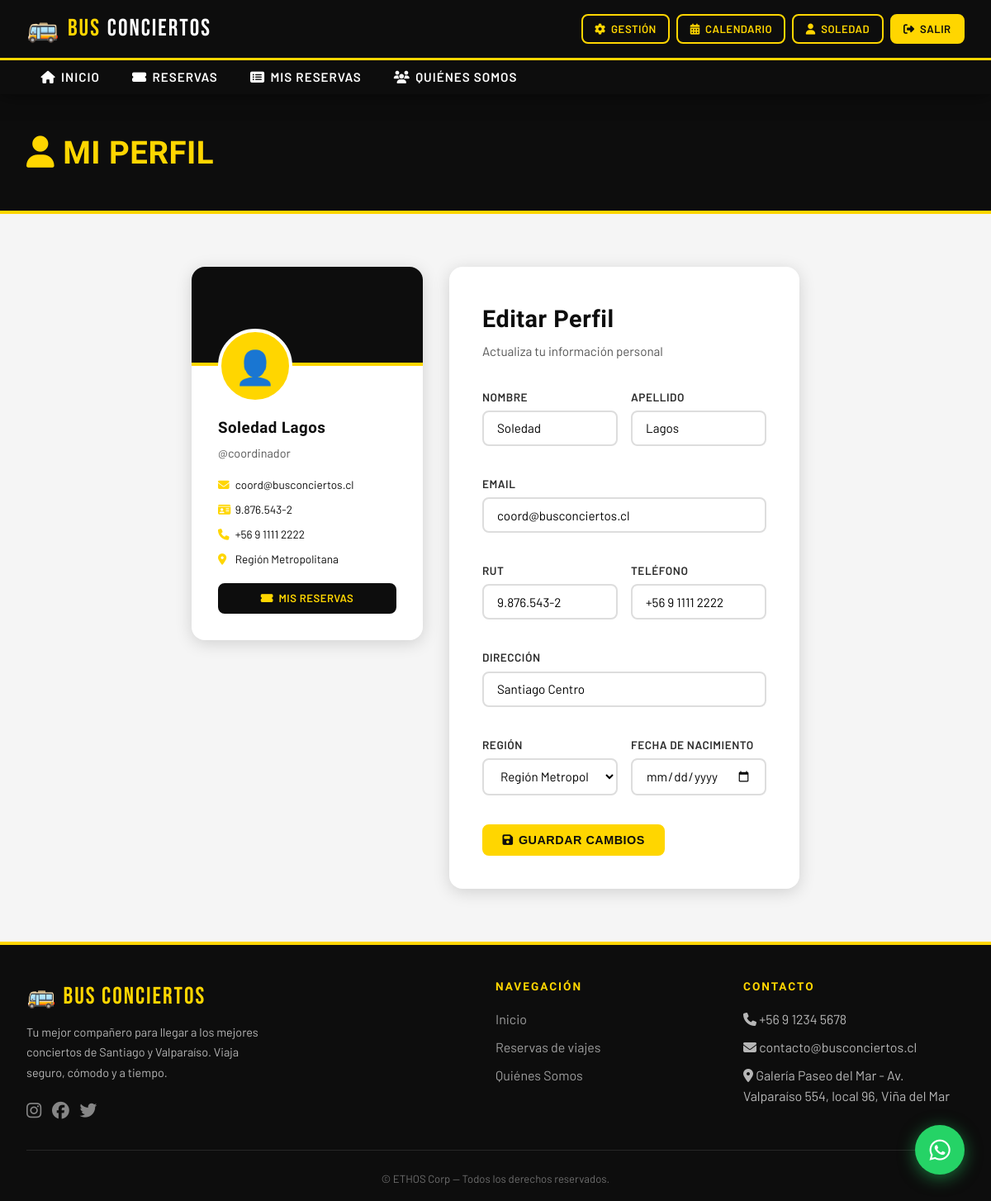
The app's page /usuarios/mi-perfil/ (signed in) with its own data.
### usuarios/models.py (models this page shows, shortened)
class PerfilUsuario(models.Model):
    REGION_CHOICES = [
        ('santiago', 'Región Metropolitana'),
        ('valparaiso', 'Región de Valparaíso'),
        ('otra', 'Otra región'),
    ]
    usuario = models.OneToOneField(User, on_delete=models.CASCADE, related_name='perfilusuario')
    rut = models.CharField(max_length=12, unique=True, verbose_name='RUT')
    telefono = models.CharField(max_length=20, verbose_name='Teléfono')
    direccion = models.CharField(max_length=300, verbose_name='Dirección')
    region = models.CharField(max_length=20, choices=REGION_CHOICES, default='santiago', verbose_name='Región')
    fecha_nacimiento = models.DateField(null=True, blank=True, verbose_name='Fecha de Nacimiento')
    creado_en = models.DateTimeField(auto_now_add=True)
    class Meta:
        verbose_name = 'Perfil de Usuario'
        verbose_name_plural = 'Perfiles de Usuario'

### usuarios/views.py (the view)
# urls.py: path('mi-perfil/', views.mi_perfil, name='mi_perfil'),
@login_required
def mi_perfil(request):
    perfil = getattr(request.user, 'perfilusuario', None)
    if request.method == 'POST':
        form = EditarPerfilForm(request.POST, instance=perfil)
        if form.is_valid():
            perfil_obj = form.save(commit=False)
            perfil_obj.usuario = request.user
            perfil_obj.save()
            request.user.first_name = form.cleaned_data.get('first_name', request.user.first_name)
            request.user.last_name = form.cleaned_data.get('last_name', request.user.last_name)
            request.user.email = form.cleaned_data.get('email', request.user.email)
            request.user.save()
            messages.success(request, 'Perfil actualizado correctamente.')
            return redirect('mi_perfil')
    else:
        initial = {
            'first_name': request.user.first_name,
            'last_name': request.user.last_name,
            'email': request.user.email,
        }
        form = EditarPerfilForm(instance=perfil, initial=initial)
    return render(request, 'usuarios/mi_perfil.html', {'form': form, 'perfil': perfil})

### usuarios/forms.py
class EditarPerfilForm(forms.ModelForm):
    first_name = forms.CharField(max_length=100, label='Nombre',
        widget=forms.TextInput(attrs={'class': 'form-control'}))
    last_name = forms.CharField(max_length=100, label='Apellido',
        widget=forms.TextInput(attrs={'class': 'form-control'}))
    email = forms.EmailField(label='Email',
        widget=forms.EmailInput(attrs={'class': 'form-control'}))
    class Meta:
        model = PerfilUsuario
        fields = ['rut', 'telefono', 'direccion', 'region', 'fecha_nacimiento']
        widgets = {
            'rut': forms.TextInput(attrs={'class': 'form-control'}),
            'telefono': forms.TextInput(attrs={'class': 'form-control'}),
            'direccion': forms.TextInput(attrs={'class': 'form-control'}),
            'region': forms.Select(attrs={'class': 'form-select'}),
            'fecha_nacimiento': forms.DateInput(attrs={'class': 'form-control', 'type': 'date'}),
        }

### usuarios/templates/usuarios/mi_perfil.html (shortened to what this page needs)
{% extends 'base.html' %}
{% block content %}
<div class="page-header" style="animation: mp-fadeDown 0.6s ease both;">
  <div class="container">
    <h1><i class="fa fa-user"></i> Mi Perfil</h1>
  </div>
</div>
<section class="seccion" style="max-width:800px;">
  <div class="mp-grid">
    <div class="perfil-card mp-sidebar">
      <div class="perfil-banner"></div>
      <div class="perfil-avatar">👤</div>
      <div class="perfil-info">
        <h3 style="margin-bottom:0.2rem;">{{ user.get_full_name|default:user.username }}</h3>
        <p style="color:var(--gris-medio);font-size:0.9rem;">@{{ user.username }}</p>
        <div style="margin-top:1rem;display:flex;flex-direction:column;gap:0.5rem;font-size:0.85rem;">
          <div><i class="fa fa-envelope" style="color:var(--amarillo);width:18px;"></i> {{ user.email }}</div>
          {% if perfil %}
          <div><i class="fa fa-id-card" style="color:var(--amarillo);width:18px;"></i> {{ perfil.rut }}</div>
          <div><i class="fa fa-phone" style="color:var(--amarillo);width:18px;"></i> {{ perfil.telefono }}</div>
          <div><i class="fa fa-map-marker-alt" style="color:var(--amarillo);width:18px;"></i> {{ perfil.get_region_display }}</div>
          {% endif %}
        </div>
        <div style="margin-top:1.2rem;">
          <a href="{% url 'mis_reservas' %}" class="btn btn-dark btn-sm" style="width:100%;justify-content:center;"><i class="fa fa-ticket-alt"></i> Mis Reservas</a>
        </div>
      </div>
    </div>
    <div class="form-card mp-form" style="max-width:none;margin:0;">
      <h2 style="margin-bottom:0.25rem;">Editar Perfil</h2>
      <p class="subtitulo">Actualiza tu información personal</p>
      <form method="POST">
        <div class="form-grid">
          <div class="form-group">
            <label>Nombre</label>
            {{ form.first_name }}
          </div>
          <div class="form-group">
            <label>Apellido</label>
            {{ form.last_name }}
          </div>
          <div class="form-group" style="grid-column:1/-1;">
            <label>Email</label>
            {{ form.email }}
          </div>
          <div class="form-group">
            <label>RUT</label>
            {{ form.rut }}
          </div>
          <div class="form-group">
            <label>Teléfono</label>
            {{ form.telefono }}
          </div>
          <div class="form-group" style="grid-column:1/-1;">
            <label>Dirección</label>
            {{ form.direccion }}
          </div>
          <div class="form-group">
            <label>Región</label>
            {{ form.region }}
          </div>
          <div class="form-group">
            <label>Fecha de Nacimiento</label>
            {{ form.fecha_nacimiento }}
          </div>
        </div>
        <div style="margin-top:1rem;">
          <button type="submit" class="btn btn-primary"><i class="fa fa-save"></i> Guardar Cambios</button>
        </div>
      </form>
    </div>
  </div>
</section>
{% endblock %}

### templates/base.html (shortened to what this page needs)
{% load static %}
<!DOCTYPE html>
<html lang="es">
<head>
  <link rel="stylesheet" href="https://cdnjs.cloudflare.com/ajax/libs/font-awesome/6.5.0/css/all.min.css" />
  <link rel="stylesheet" href="{% static 'css/main.css' %}" />
</head>
<body>
<nav class="navbar-bc">
  <div class="navbar-top">
    <div class="navbar-inner">
      <a href="{% url 'inicio' %}" class="brand">
        <span class="icon-bus">🚌</span>
        BUS <span>CONCIERTOS</span>
      </a>
      <div class="nav-actions">
        {% if user.is_authenticated %}
          {% if user.is_superuser or user.groups.all.0.name == 'Administrador' or user.groups.all.0.name == 'Coordinador' %}
            <a href="{% url 'gestion_viajes' %}" class="btn btn-outline btn-sm"><i class="fa fa-cog"></i> Gestión</a>
            <a href="{% url 'calendario_conciertos' %}" class="btn btn-outline btn-sm"><i class="fa fa-calendar-alt"></i> Calendario</a>
          {% endif %}
          <a href="{% url 'mi_perfil' %}" class="btn btn-outline btn-sm"><i class="fa fa-user"></i> {{ user.first_name|default:user.username }}</a>
          <a href="{% url 'logout' %}" class="btn btn-primary btn-sm"><i class="fa fa-sign-out-alt"></i> Salir</a>
        {% else %}
          <a href="{% url 'login' %}" class="btn btn-outline btn-sm"><i class="fa fa-sign-in-alt"></i> Ingresar</a>
          <a href="{% url 'registro' %}" class="btn btn-primary btn-sm"><i class="fa fa-user-plus"></i> Registrarse</a>
        {% endif %}
      </div>
    </div>
  </div>
  <div class="nav-collapse">
    <ul class="nav-links">
      <li><a href="{% url 'inicio' %}"><i class="fa fa-home"></i> Inicio</a></li>
      <li><a href="{% url 'lista_viajes' %}"><i class="fa fa-ticket-alt"></i> Reservas</a></li>
      {% if user.is_authenticated %}
      <li><a href="{% url 'mis_reservas' %}"><i class="fa fa-list-alt"></i> Mis Reservas</a></li>
      {% endif %}
      <li><a href="{% url 'quienes_somos' %}"><i class="fa fa-users"></i> Quiénes Somos</a></li>
    </ul>
  </div>
</nav>
<main>
  {% block content %}{% endblock %}
</main>
<footer>
  <div class="footer-grid">
    <div>
      <div class="footer-brand">🚌 Bus Conciertos</div>
      <p style="font-size:0.9rem;max-width:300px;line-height:1.7;">
        Tu mejor compañero para llegar a los mejores conciertos de Santiago y Valparaíso. Viaja seguro, cómodo y a tiempo.
      </p>
      <div style="margin-top:1rem;display:flex;gap:0.8rem;">
        <a href="#" style="color:rgba(255,255,255,0.5);font-size:1.3rem;"><i class="fab fa-instagram"></i></a>
        <a href="#" style="color:rgba(255,255,255,0.5);font-size:1.3rem;"><i class="fab fa-facebook"></i></a>
        <a href="#" style="color:rgba(255,255,255,0.5);font-size:1.3rem;"><i class="fab fa-twitter"></i></a>
      </div>
    </div>
    <div>
      <h4>Navegación</h4>
      <ul>
        <li><a href="{% url 'inicio' %}">Inicio</a></li>
        <li><a href="{% url 'lista_viajes' %}">Reservas de viajes</a></li>
        <li><a href="{% url 'quienes_somos' %}">Quiénes Somos</a></li>
      </ul>
    </div>
    <div>
      <h4>Contacto</h4>
      <ul>
        <li><i class="fa fa-phone"></i> +56 9 1234 5678</li>
        <li><i class="fa fa-envelope"></i> contacto@busconciertos.cl</li>
        <li><i class="fa fa-map-marker-alt"></i> Galería Paseo del Mar - Av. Valparaíso 554, local 96, Viña del Mar</li>
      </ul>
    </div>
  </div>
  <div class="footer-bottom">
    <p>&copy; {{ "now"|date:"Y" }} ETHOS Corp — Todos los derechos reservados.</p>
  </div>
</footer>
<a href="https://wa.me/56912345678?text=Hola,%20quiero%20información%20sobre%20los%20viajes%20a%20conciertos"
   class="whatsapp-fab" target="_blank" rel="noopener" title="Consultas por WhatsApp">
  <i class="fab fa-whatsapp"></i>
</a>
</body>
</html>

### usuarios/templates/usuarios/mi_perfil.html (style rules this page uses)
.mp-sidebar { animation: mp-slideLeft 0.7s ease both; animation-delay: 0.1s; opacity: 0; }
.mp-form { animation: mp-slideRight 0.7s ease both; animation-delay: 0.25s; opacity: 0; }
.mp-grid { display: grid; grid-template-columns: 280px 1fr; gap: 2rem; align-items: start; }

### records on screen
PerfilUsuario: rut "9.876.543-2", telefono "+56 9 1111 2222", region "Región Metropolitana", direccion "Santiago Centro"

### other values on screen
{{ user.first_name|default:user.username }} "SOLEDAD"
{{ user.get_full_name|default:user.username }} "Soledad Lagos"
{{ user.username }} "coordinador"
{{ user.email }} "coord@busconciertos.cl"
